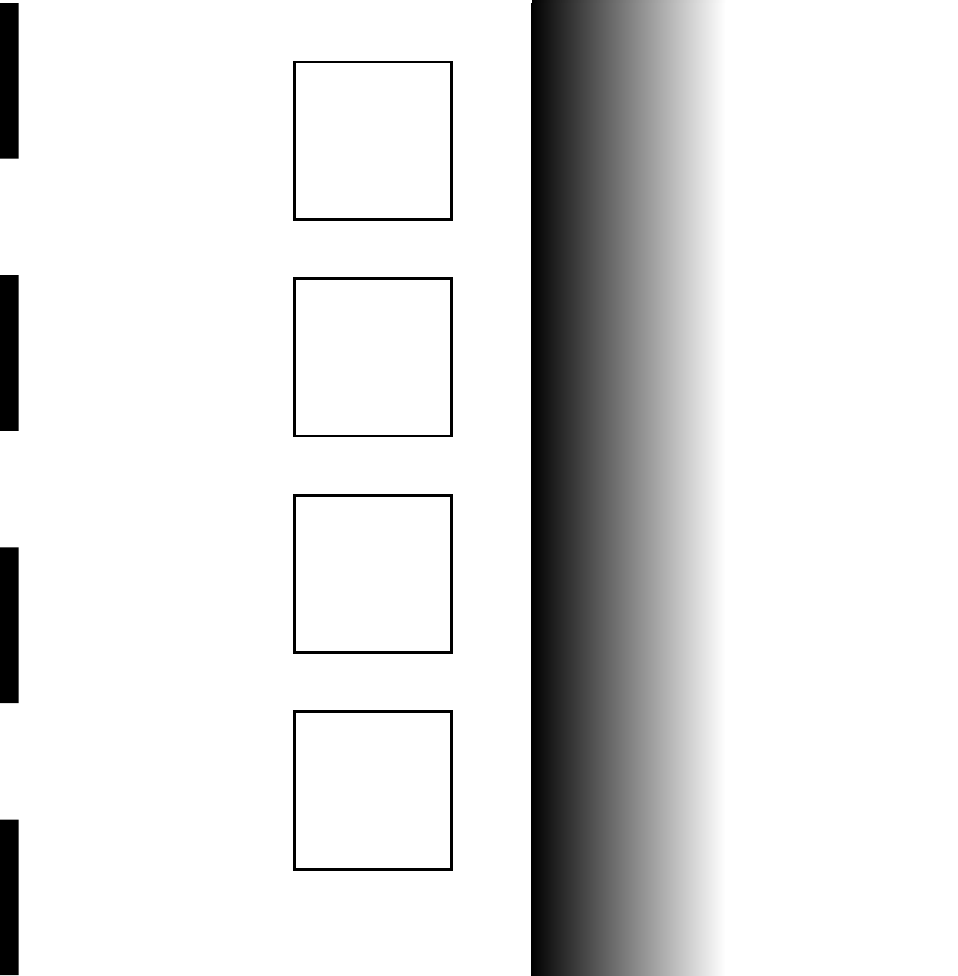
#> input picture test_images/line_code.png, 958 x 976 px
$ python code.py
#> lines starting #> are read from the running program, lines starting #| are printed output that depends on the picture
import cv2
import copy
import numpy as np


class Code:

    """
    This class is used in two different ways.\n
    - Hardcoded data to recognize and initialize a scan code.\n
    - Indication for the next intersection.
    """

    def __init__(self, scans):

        self.initialized = False

        # corresponding scan code
        self.scan = (0, 0, 0, 0)
        # left, up, right -> True = there is a road
        self.path = [False, False, False]
        # left, up, right -> True = they have priority
        self.wait = [False, False, False]
        # reference to the dictionary containing all the codes's scans
        self.scans = scans

    def __str__(self):
        if self.initialized:
            string = "Scan: " + str(self.scan) + "\n"
            string += "Path: " + str(self.path) + "\n"
            string += "Priority: " + str(self.wait) + "\n"
            return string
        else:
            return "Not initialized."

    def init_new_code_data(self, direction, priority, scan):
        """
        Create a new Code for data purpose.
        :param direction: bool[], the possible roads.
        :param priority: bool[], road with higher priority than our.
        :param scan: int[], scan code of the intersection.
        :return: None
        """
#> called with scan = (255, 255, 255, 255)
        for i in range(len(direction)):
            if direction[i]:
                self.open_path(i, priority[i])
        self.scans[to_tuple(scan)] = self

    def open_path(self, i, priority):
        """
        Add a branch to the intersection.
        :param i: int, the branch of the intersection.\n
        - 0: left\n
        - 1: up\n
        - 2: right.
        :param priority: bool, tell if this branch has priority on us.
        :return: None
        """
        if 0 <= i < 3:
            self.path[i] = True
            self.wait[i] = priority

    def scan_code(self, scan):
        """
        Recognize the given code and initialize the intersection with it.
        :param scan: tuple-4 int (colors). Index 0 is the closest color.
        :return: None
        """
        if scan in self.scans.keys():
            code = copy.deepcopy(self.scans[scan])
            self.path = code.path
            self.wait = code.wait
            self.scan = code.scan
            self.initialized = True


class CodeDataPack:

    def __init__(self):
        self.codes = dict()

    def init_new_code_data(self, direction, priority, scan):
        """
        Add a new code and the associated intersection to the database.
        :param direction: bool[], possible roads.
        :param priority: bool[], which road has a priority higher than mine.
        :param scan: tuple-4 int, the associated scan code.
        :return: None
        """
        if scan not in self.codes.keys():
            tmp_code = Code(self.codes)
            tmp_code.init_new_code_data(direction, priority, scan)
            self.codes[scan] = copy.deepcopy(tmp_code)

    def hardcoded_data_init(self):
        """
        Initialize the database with hardcoded data.
        :return: None
        """
        # straight line
        self.init_new_code_data([False, True, False],
                                [False, True, False],
                                (255, 255, 255, 255))  # 4 patches are white

        # 4-connect intersection
        self.init_new_code_data([True, True, True],
                                [False, False, True],
                                (0, 206, 255, 255))
        self.init_new_code_data([True, True, True],
                                [True, False, False],
                                (0, 114, 255, 255))
        self.init_new_code_data([True, True, True],
                                [True, True, False],
                                (0, 255, 114, 255))
        self.init_new_code_data([True, True, True],
                                [False, True, True],
                                (0, 255, 206, 255))
        self.init_new_code_data([True, True, True],
                                [True, False, True],
                                (0, 0, 255, 255))
        self.init_new_code_data([True, True, True],
                                [False, True, False],
                                (0, 255, 0, 255))
        self.init_new_code_data([True, True, True],
                                [True, True, True],
                                (0, 255, 255, 255))

        # 3-connect intersection
        self.init_new_code_data([True, True, False],
                                [False, True, False],
                                (206, 255, 0, 206))
        self.init_new_code_data([True, True, False],
                                [True, False, False],
                                (206, 114, 255, 114))
        self.init_new_code_data([False, True, True],
                                [False, False, True],
                                (206, 206, 255, 114))
        self.init_new_code_data([True, True, False],
                                [True, True, False],
                                (206, 255, 114, 0))
        self.init_new_code_data([False, True, True],
                                [False, True, True],
                                (206, 255, 206, 0))

        # T-connect intersection
        self.init_new_code_data([True, False, True],
                                [True, False, False],
                                (206, 114, 255, 255))
        self.init_new_code_data([True, False, True],
                                [False, False, True],
                                (206, 206, 255, 206))
        self.init_new_code_data([True, False, True],
                                [True, False, True],
                                (206, 0, 255, 0))


class Scanner:

    def __init__(self):
        # init the database
        self.database = CodeDataPack()
        self.database.hardcoded_data_init()

    def complete_process(self, image):
        """
        Execute the complete process in the given image.
        :param image: A cv2 image.
        :return: Return a Code() object. Return None if the algorithm couldn't
        perform because of an incomplete image.
        """
        # scan the given image
        code_value = scanner(image)

        # find the associated intersection
        if code_value is not None:

            code_tuple = to_tuple(code_value)

            code_class = Code(self.database.codes)
            code_class.scan_code(code_tuple)

            return code_class


def init_capture_from_load(img_path):
    """
    Load an image and call the init_image() function on it.
    :param img_path: string, path of the image.
    :return: cv2 image, the modified one.
    """
#> called with img_path = 'test_images/line_code.png'
    img = cv2.imread(img_path, 0)
#> img is the input picture: shape (976, 958); min 0, max 255, mean 223.9
    return init_image(img)


def init_image(img):
    """
    Return the resized image.
    :param img: A cv2 image.
    :return: cv2 image modified.
    """
    img = cv2.resize(img, (500, 500))
#> img: shape (500, 500)
    img = img[:, 100:]
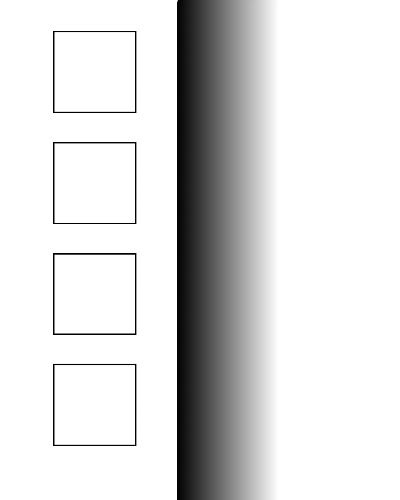
#> img: shape (500, 400); min 0, max 255, mean 220.2

    h, w = img.shape
#> h = 500; w = 400

    top_lim = False
    bot_lim = False
    for i in range(w):
        ind = w - i - 1
        if img[0, ind] < 10:
            top_lim = True
        if top_lim and img[0, ind] > 240:
            img = img[:, :ind]
            break
        if img[h - 1, ind] < 10:
            bot_lim = True
        if bot_lim and img[h - 1, ind] > 240:
            img = img[:, :ind]
            break
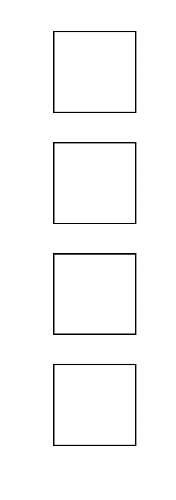
#> img: shape (500, 176); min 0, max 255, mean 249.9

    return img


def scanner(img):
    """
    Scan a given image and return the associated code.
    :param img: A cv2 image.
    :return: Return the code associated to the image. Return None if the code is
    incomplete.
    """

    code = [None, None, None, None]

    h, w = img.shape
#> h = 500; w = 176

    split = True
    code_index = 0
    histogram = np.zeros(256)

    for y in range(h):
        color = None
        index = np.argmax(img[y, :] < 10)
        if index != 0:
            color = img[y, index + 50]

        if color is not None:
            histogram[color] += 1
            split = False

        elif not split:
            split = True
            code[code_index] = np.argmax(histogram)
            histogram[:] = 0
            code_index += 1
#> this loop made 500 passes
#> (index, color) on passes 32 to 43: (53, 3), (53, 240), (53, 255), (53, 255), (53, 255), (53, 255), (53, 255), (53, 255), (53, 255), (53, 255), (53, 255), (53, 255)
#> index on passes 1 to 6: 0, 0, 0, 0, 0, 0
#> after the loop, code = [255, 255, 255, 255]; code_index = 4; histogram = 256 values from 0 to 0

    if None in code:
        return None

    code.reverse()  # reverse to have the same order than the Code class
    return code


def to_tuple(array):
    """
    Convert an array of 4 elements into a tuple.
    :param array: Array of dimension 4.
    :return: A tuple of dimension 4.
    """
    return array[0], array[1], array[2], array[3]


if __name__ == "__main__":

    scan_object = Scanner()
    # load the image (optional if you can give your cv2 image as parameter)
    # if you do, use init_image(your_cv2_image) instead
    image_loaded = \
        init_capture_from_load("test_images/line_code.png")
    print(scan_object.complete_process(image_loaded))
#> in complete_process, `code_value = scanner(image)`: code_value = [255, 255, 255, 255]
#> in complete_process, `code_tuple = to_tuple(code_value)`: code_tuple = (255, 255, 255, 255)
#> in scan_code, `self.path = code.path`: self.path = [False, True, False]
#> in scan_code, `self.scan = code.scan`: self.scan = (0, 0, 0, 0)
#| Scan: (0, 0, 0, 0)
#| Path: [False, True, False]
#| Priority: [False, True, False]
